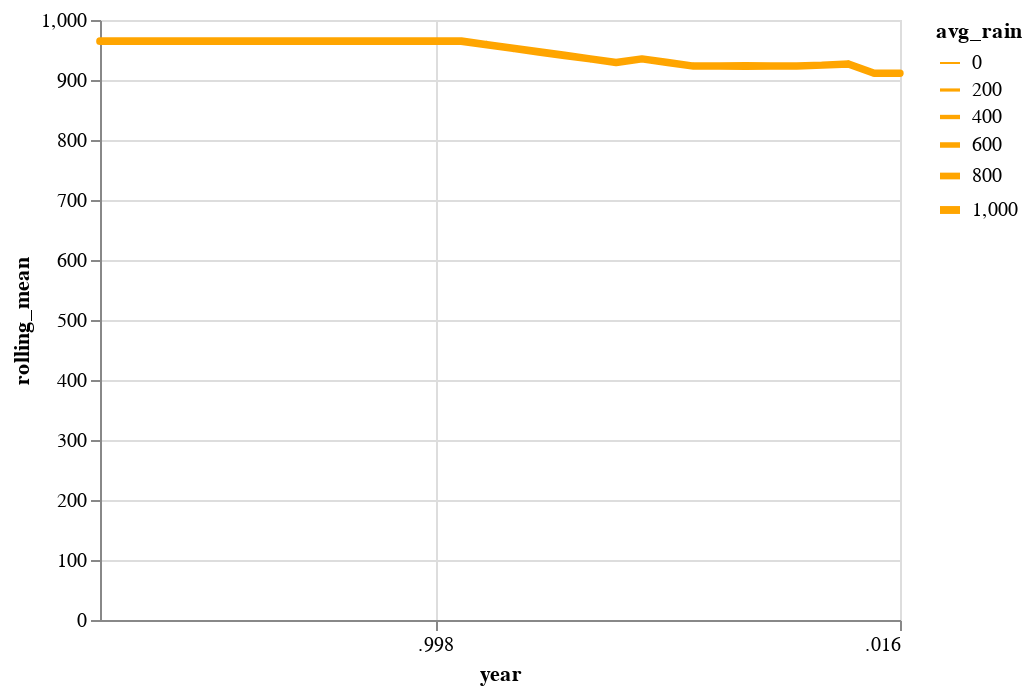

The notebook cell this image was saved under:
### Code cell
#Create Rolling mean. This centered rolling mean 
rolling_mean = alt.Chart(rain_data.reset_index()).mark_trail(
    color='orange',
    size=1
).transform_window(
    rolling_mean='mean(avg_rain)',
    frame=[-4,4]
).encode(
    x='year:T',
    y='rolling_mean:Q',
    size='avg_rain'
)

rolling_mean

### Figure 1 — Vega-Lite specification as saved in the notebook (floating-point values rounded to 4 significant figures)
{"config": {"view": {"continuousWidth": 400, "continuousHeight": 300}}, "data": {"name": "data-2f2c133f2fe8528de4ad93fee573f49d"}, "mark": {"type": "trail", "color": "orange", "size": 1}, "encoding": {"size": {"type": "quantitative", "field": "avg_rain"}, "x": {"type": "temporal", "field": "year"}, "y": {"type": "quantitative", "field": "rolling_mean"}}, "transform": [{"window": [{"op": "mean", "field": "avg_rain", "as": "rolling_mean"}], "frame": [-4, 4]}], "$schema": "https://vega.github.io/schema/vega-lite/v4.8.1.json", "datasets": {"data-2f2c133f2fe8528de4ad93fee573f49d": [{"index": 0, "year": 1985, "avg_rain": 964.7}, {"index": 1, "year": 1986, "avg_rain": 964.7}, {"index": 2, "year": 1987, "avg_rain": 964.7}, {"index": 3, "year": 1988, "avg_rain": 964.7}, {"index": 4, "year": 1989, "avg_rain": 964.7}, {"index": 5, "year": 1990, "avg_rain": 964.7}, {"index": 6, "year": 1991, "avg_rain": 964.7}, {"index": 7, "year": 1992, "avg_rain": 964.7}, {"index": 8, "year": 1993, "avg_rain": 964.7}, {"index": 9, "year": 1994, "avg_rain": 964.7}, {"index": 10, "year": 1995, "avg_rain": 964.7}, {"index": 11, "year": 1996, "avg_rain": 964.7}, {"index": 12, "year": 1997, "avg_rain": 964.7}, {"index": 13, "year": 1998, "avg_rain": 964.7}, {"index": 14, "year": 1999, "avg_rain": 964.7}, {"index": 15, "year": 2000, "avg_rain": 964.7}, {"index": 16, "year": 2001, "avg_rain": 964.7}, {"index": 17, "year": 2002, "avg_rain": 964.7}, {"index": 18, "year": 2003, "avg_rain": 964.7}, {"index": 19, "year": 2004, "avg_rain": 911.3}, {"index": 20, "year": 2005, "avg_rain": 911.3}, {"index": 21, "year": 2006, "avg_rain": 911.3}, {"index": 22, "year": 2007, "avg_rain": 911.3}, {"index": 23, "year": 2008, "avg_rain": 911.3}, {"index": 24, "year": 2009, "avg_rain": 911.3}, {"index": 25, "year": 2010, "avg_rain": 1019.0}, {"index": 26, "year": 2011, "avg_rain": 911.3}, {"index": 27, "year": 2012, "avg_rain": 911.3}, {"index": 28, "year": 2013, "avg_rain": 911.3}, {"index": 29, "year": 2014, "avg_rain": 911.3}, {"index": 30, "year": 2015, "avg_rain": 911.3}, {"index": 31, "year": 2016, "avg_rain": 911.3}]}}
